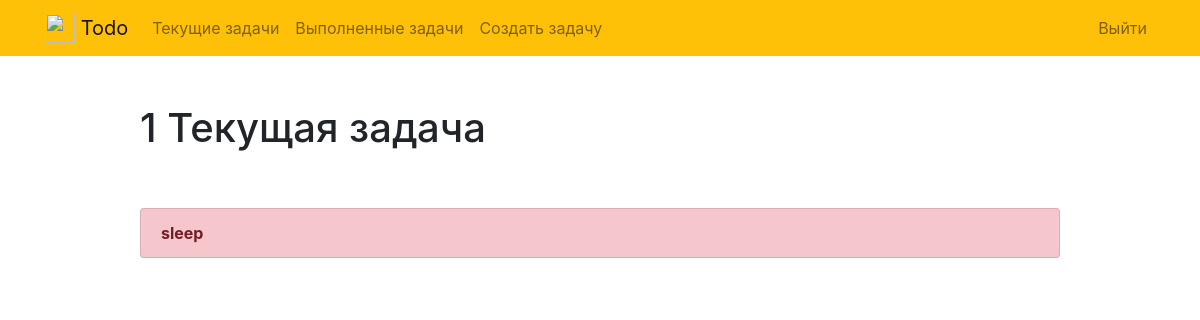
/current/ (signed in), run on an earlier commit of the app's database.
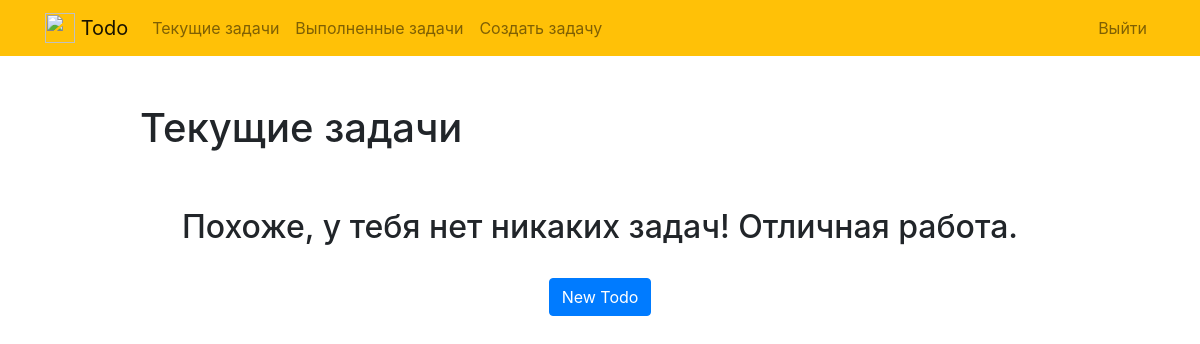
And on a later commit of the database.
### todo/models.py (models this page shows, shortened)
class Todo(models.Model):
    title = models.CharField(max_length=100)
    description = models.TextField(blank=True)
    created = models.DateTimeField(auto_now_add=True)
    datecompleted = models.DateTimeField(null=True, blank=True)
    important = models.BooleanField(default=False)
    user= models.ForeignKey(User, on_delete=models.CASCADE)

### todo/views.py (the view)
# urls.py: path("current/", views.currenttodos, name="currenttodos"),
@login_required
def currenttodos(request):
    todos = Todo.objects.filter(user = request.user, datecompleted__isnull = True)
    return render(request, 'todo/currenttodos.html', {'todos':todos})

### todo/templates/todo/currenttodos.html
{% extends "todo/base.html" %}
{% block content %}
    <div class="row justify-content-center mt-5">
        <div class="col-md-10">
            {% if todos %}
                 <h1>{{ todos.count }} Текущая задача{{ todos.count|pluralize }}</h1>
            {% else %}
                           <h1>Текущие задачи</h1>
            {% endif %}
        </div>
    </div>
    <div class="row justify-content-center mt-5">
        <div class="col-md-10">
        {% if todos %}
            <div class="list-group">
                {% for todo in todos %}
                    <a href="{% url 'viewtodo' todo.id %}" class="list-group-item list-group-item-action{% if todo.important %} list-group-item-danger{% endif %}"><b>{{ todo.title }}</b>{% if todo.memo %} - {{ todo.memo|truncatechars:30 }}{% endif %}</a>
                {% endfor %}
            </div>
        {% else %}
            <div class="text-center">
                <h2>Похоже, у тебя нет никаких задач! Отличная работа.</h2>
            <br>
            <a role="button" class="btn btn-primary" href="{% url 'createtodo' %}">New Todo</a>
            </div>
        {% endif %}
        </div>
    </div>
{% endblock %}

What changed in the data, as far as the page shows it:
removed Todo: title "sleep"
Also different on the page:
{{ todos.count }}: "1" → (not shown)
text no longer shown: "Текущая задача"
text now shown: "Текущие задачи Похоже, у тебя нет никаких задач! Отличная работа. New Todo"
